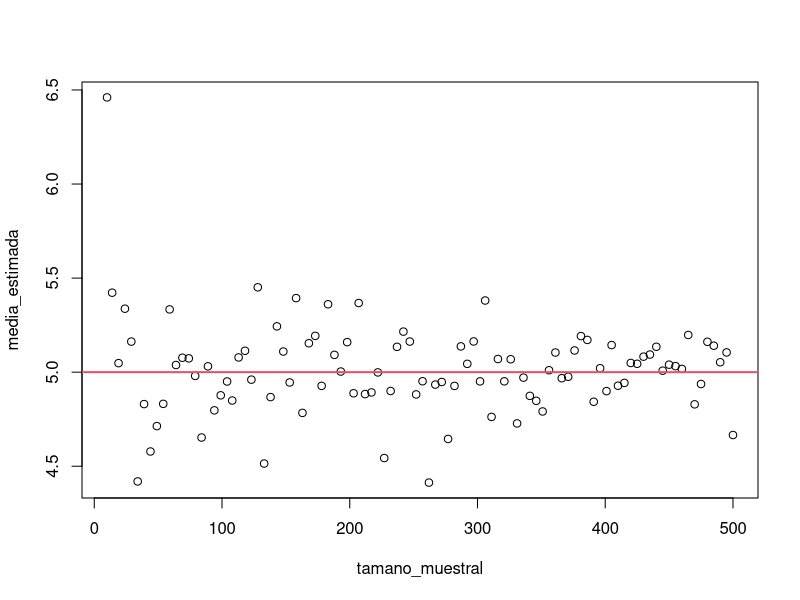
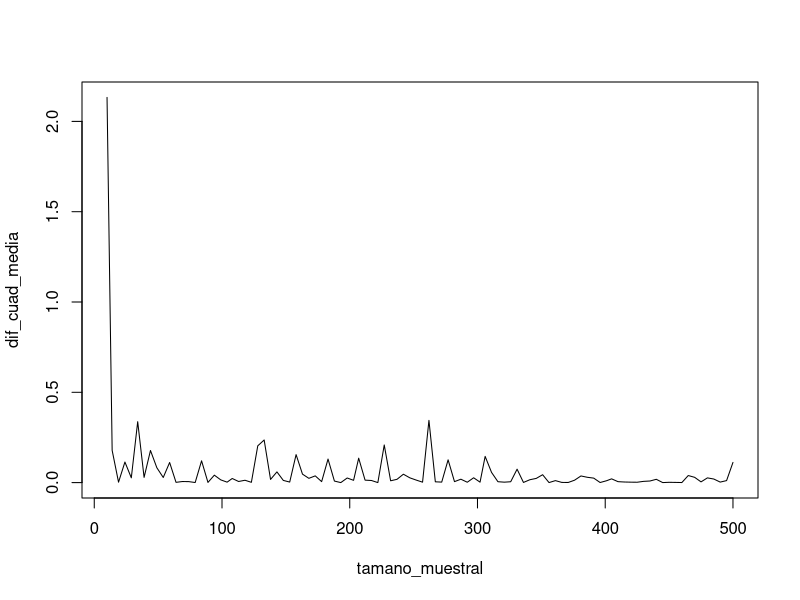
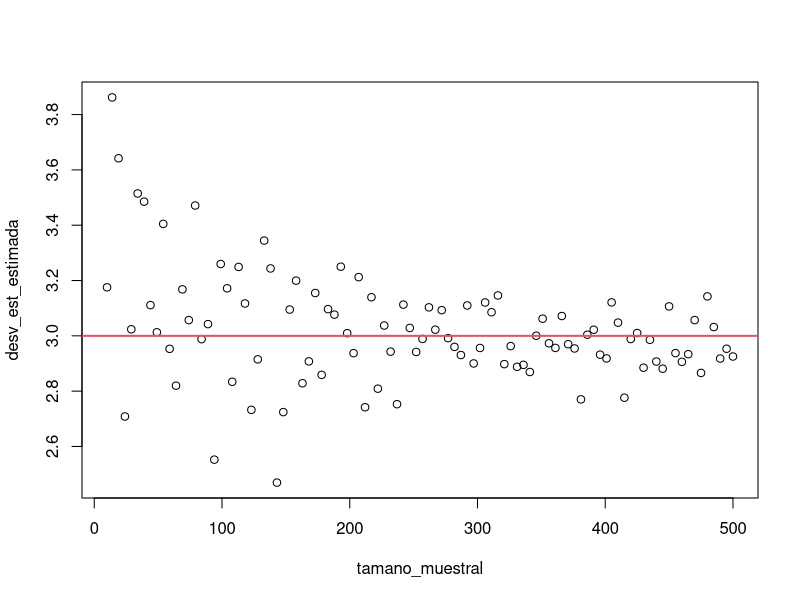
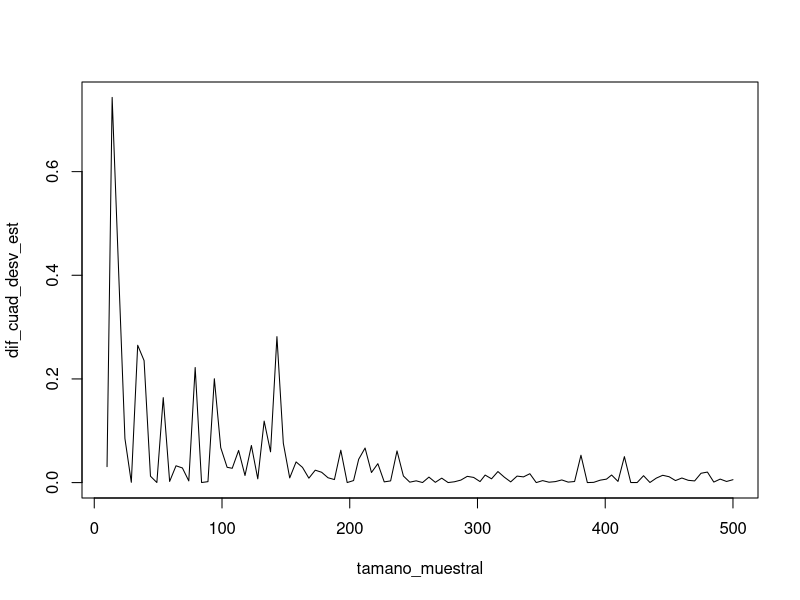

These charts were generated, in order, by the following R code:
tamano_muestral_max <- 500
iteraciones <- 100
media_poblacional <- 5
desv_est_poblacional <- 3
tamano_muestral <- floor(seq(10, tamano_muestral_max, length.out = iteraciones))

desv_est_estimada <- media_estimada <- dif_cuad_media <- dif_cuad_desv_est <- vector()

for (i in seq_len(iteraciones)) {
  muestra <- rnorm(tamano_muestral[i], media_poblacional, desv_est_poblacional)
  media_estimada[i] <- mean(muestra)
  desv_est_estimada[i] <- sd(muestra)
  dif_cuad_media[i] <- (media_estimada[i] - media_poblacional)^2
  dif_cuad_desv_est[i] <- (desv_est_estimada[i] - desv_est_poblacional)^2
}


plot(media_estimada ~ tamano_muestral)
abline(h = media_poblacional, col = 2, lwd = 2)

plot(dif_cuad_media ~ tamano_muestral, type = "l")


plot(desv_est_estimada ~ tamano_muestral)
abline(h = desv_est_poblacional, col = 2, lwd = 2)

plot(dif_cuad_desv_est ~ tamano_muestral, type = "l")
